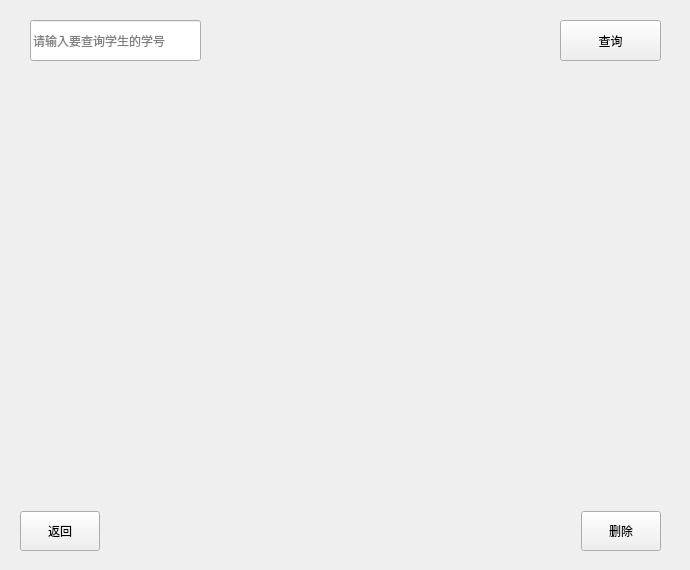
<?xml version="1.0" encoding="UTF-8"?>
<ui version="4.0">
 <class>StuCheck</class>
 <widget class="QWidget" name="StuCheck">
  <property name="geometry">
   <rect>
    <x>0</x>
    <y>0</y>
    <width>690</width>
    <height>570</height>
   </rect>
  </property>
  <property name="windowTitle">
   <string>Form</string>
  </property>
  <widget class="QPushButton" name="Check">
   <property name="geometry">
    <rect>
     <x>560</x>
     <y>20</y>
     <width>101</width>
     <height>41</height>
    </rect>
   </property>
   <property name="text">
    <string>查询</string>
   </property>
  </widget>
  <widget class="QLineEdit" name="le_id_check">
   <property name="geometry">
    <rect>
     <x>30</x>
     <y>20</y>
     <width>171</width>
     <height>41</height>
    </rect>
   </property>
   <property name="placeholderText">
    <string>请输入要查询学生的学号</string>
   </property>
  </widget>
  <widget class="QWidget" name="layoutWidget">
   <property name="geometry">
    <rect>
     <x>30</x>
     <y>80</y>
     <width>631</width>
     <height>421</height>
    </rect>
   </property>
   <layout class="QVBoxLayout" name="verticalLayout">
    <item>
     <widget class="QLabel" name="nameLable">
      <property name="text">
       <string/>
      </property>
     </widget>
    </item>
    <item>
     <widget class="QLabel" name="sexLable">
      <property name="text">
       <string/>
      </property>
     </widget>
    </item>
    <item>
     <widget class="QLabel" name="ageLable">
      <property name="text">
       <string/>
      </property>
     </widget>
    </item>
    <item>
     <widget class="QLabel" name="majorLable">
      <property name="text">
       <string/>
      </property>
     </widget>
    </item>
    <item>
     <widget class="QLabel" name="classLable">
      <property name="text">
       <string/>
      </property>
     </widget>
    </item>
    <item>
     <widget class="QLabel" name="phoneLable">
      <property name="text">
       <string/>
      </property>
     </widget>
    </item>
    <item>
     <widget class="QLabel" name="addressLable">
      <property name="text">
       <string/>
      </property>
     </widget>
    </item>
   </layout>
  </widget>
  <widget class="QWidget" name="">
   <property name="geometry">
    <rect>
     <x>20</x>
     <y>510</y>
     <width>641</width>
     <height>42</height>
    </rect>
   </property>
   <layout class="QHBoxLayout" name="horizontalLayout">
    <item>
     <widget class="QPushButton" name="Return">
      <property name="minimumSize">
       <size>
        <width>80</width>
        <height>40</height>
       </size>
      </property>
      <property name="text">
       <string>返回</string>
      </property>
     </widget>
    </item>
    <item>
     <spacer name="horizontalSpacer">
      <property name="orientation">
       <enum>Qt::Orientation::Horizontal</enum>
      </property>
      <property name="sizeHint" stdset="0">
       <size>
        <width>40</width>
        <height>20</height>
       </size>
      </property>
     </spacer>
    </item>
    <item>
     <widget class="QPushButton" name="remove">
      <property name="minimumSize">
       <size>
        <width>80</width>
        <height>40</height>
       </size>
      </property>
      <property name="text">
       <string>删除</string>
      </property>
     </widget>
    </item>
   </layout>
  </widget>
 </widget>
 <resources/>
 <connections/>
</ui>
